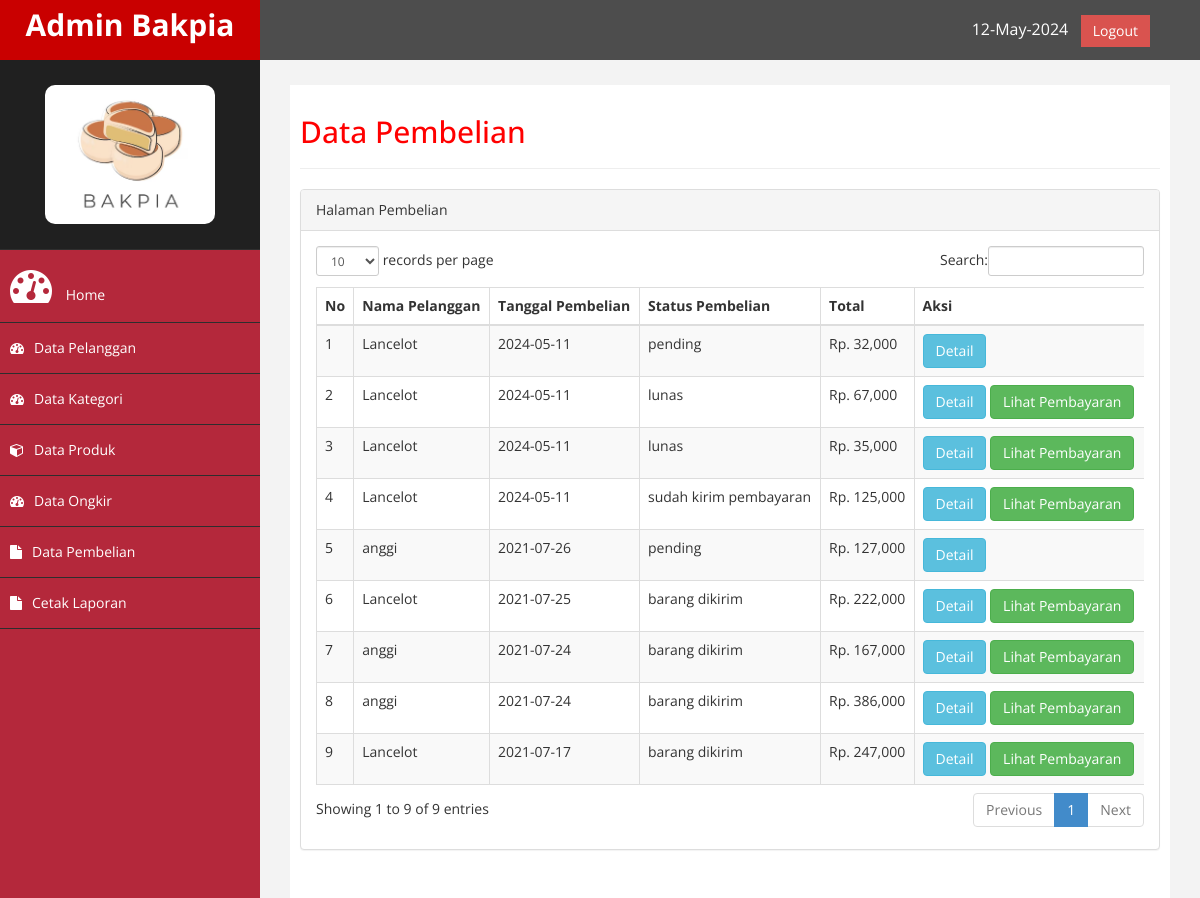
Screenshot of /MPTI-FIX/RPL/admin/index.php?page=pembelian (signed in) with the database file from the repository.
### tables this page shows
CREATE TABLE `pembelian` (
  `id_pembelian` int(11) NOT NULL,
  `id_pelanggan` int(11) NOT NULL,
  `id_ongkir` int(6) NOT NULL,
  `tgl_pembelian` date NOT NULL,
  `total_pembelian` int(11) NOT NULL,
  `nama_kota` varchar(100) NOT NULL,
  `tarif` int(11) NOT NULL,
  `alamat_pengiriman` text NOT NULL,
  `status_pembelian` varchar(100) NOT NULL DEFAULT 'pending',
  `resi_pengiriman` varchar(50) NOT NULL
);

CREATE TABLE `pelanggan` (
  `id_pelanggan` int(11) NOT NULL,
  `email` varchar(30) NOT NULL,
  `password` varchar(30) NOT NULL,
  `nama_pelanggan` varchar(30) NOT NULL,
  `telepon` varchar(25) NOT NULL,
  `alamat` text NOT NULL
);

### MPTI-FIX/RPL/admin/page/pembelian/pembelian.php (the view)
<h2>Data Pembelian</h2>
<hr>
<div class="row">
                <div class="col-md-12">
                    <div class="panel panel-default">
                        <div class="panel-heading">
                             Halaman Pembelian
                        </div>
                        <div class="panel-body">
                            <div class="table-responsive">
                                <table class="table table-striped table-bordered table-hover" id="dataTables-example">
                                    <thead>
                                        <tr>
                                            <th>No</th>
                                            <th>Nama Pelanggan</th>
                                            <th>Tanggal Pembelian</th>
                                            <th>Status Pembelian</th>
                                            <th>Total</th>
                                            <th>Aksi</th>
                                        </tr>
                                    </thead>
								<tbody>
									<?php $nomor=1; ?>
									<?php $ambil= $koneksi-> query("SELECT * FROM pembelian JOIN pelanggan ON pembelian.id_pelanggan=pelanggan.id_pelanggan ORDER BY id_pembelian DESC"); ?>
									<?php while ($pecah = $ambil->fetch_assoc()) { ?>
										<tr>
											<td><?php echo $nomor; ?></td>
											<td><?php echo $pecah ['nama_pelanggan']; ?></td>
											<td><?php echo  $pecah ['tgl_pembelian']; ?></td>
                                            <td><?php echo  $pecah ['status_pembelian']; ?></td>
											<td>Rp. <?php echo  number_format($pecah ['total_pembelian']); ?></td>
                                        <td><a href="?page=pembelian&aksi=detail&id=<?php echo $pecah['id_pembelian'];  ?>" class="btn btn-info">Detail</a>
                                            <?php if ($pecah['status_pembelian']!=="pending") : ?>
                                            <a href="?page=pembelian&aksi=pembayaran&id=<?php echo $pecah ['id_pembelian']; ?>" class="btn btn-success">Lihat Pembayaran</a>
                                            <?php endif ?>
                                        </td>
										</tr>
										<?php $nomor++; ?>
										<?php } ?>
								</tbody>
                            </div>
                        </div>
                   </div>
            </div>
     </div>

### MPTI-FIX/RPL/admin/assets/css/custom.css (style rules this page uses)
body { font-family: 'Open Sans', sans-serif; }
h2 { color: #f00; }

### rows the page displays
pembelian: id_pelanggan.nama_pelanggan "Lancelot", tgl_pembelian "2024-05-11", status_pembelian "pending", total_pembelian "32,000"
pembelian: id_pelanggan.nama_pelanggan "Lancelot", tgl_pembelian "2024-05-11", status_pembelian "lunas", total_pembelian "67,000"
pembelian: id_pelanggan.nama_pelanggan "Lancelot", tgl_pembelian "2024-05-11", status_pembelian "lunas", total_pembelian "35,000"
pembelian: id_pelanggan.nama_pelanggan "Lancelot", tgl_pembelian "2024-05-11", status_pembelian "sudah kirim pembayaran", total_pembelian "125,000"
pembelian: id_pelanggan.nama_pelanggan "anggi", tgl_pembelian "2021-07-26", status_pembelian "pending", total_pembelian "127,000"
pembelian: id_pelanggan.nama_pelanggan "Lancelot", tgl_pembelian "2021-07-25", status_pembelian "barang dikirim", total_pembelian "222,000"
pembelian: id_pelanggan.nama_pelanggan "anggi", tgl_pembelian "2021-07-24", status_pembelian "barang dikirim", total_pembelian "167,000"
pembelian: id_pelanggan.nama_pelanggan "anggi", tgl_pembelian "2021-07-24", status_pembelian "barang dikirim", total_pembelian "386,000"
pembelian: id_pelanggan.nama_pelanggan "Lancelot", tgl_pembelian "2021-07-17", status_pembelian "barang dikirim", total_pembelian "247,000"
